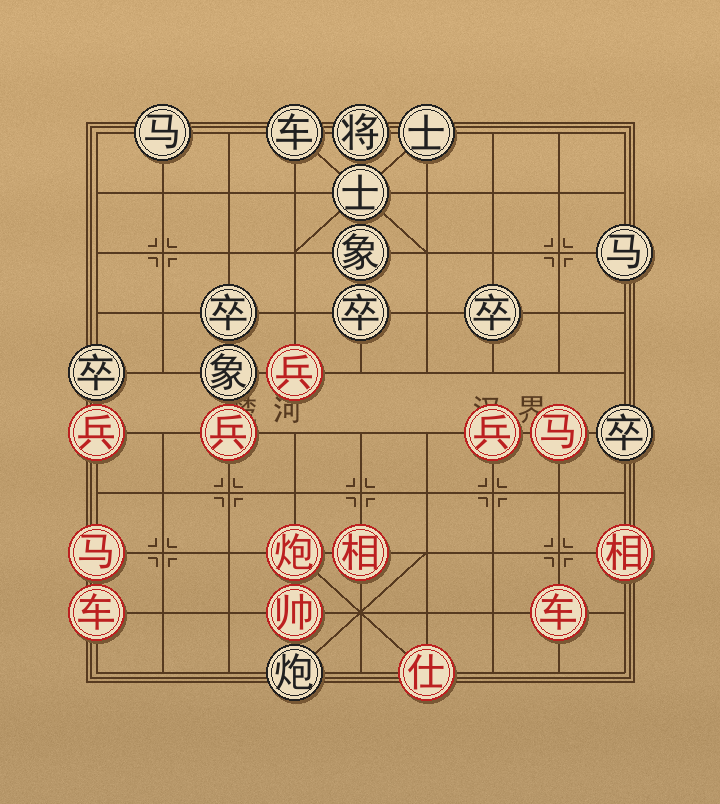
#> input picture fixture/board_end.png, 720 x 804 px
$ python -i geometry.py   (imports and definitions only)
#> lines starting #> are read from the running program, lines starting #| are printed output that depends on the picture
#> further down, picture is the input picture: shape (804, 720, 3); mean B, G, R 109.9, 154.5, 188.4
"""Detect the JJ board grid from a standard-start screenshot."""
from __future__ import annotations

from itertools import combinations

import cv2
import numpy as np


def _clusters(values, tolerance=14.0):
    groups = []
    for value in sorted(float(v) for v in values):
        if not groups or value - np.mean(groups[-1]) > tolerance:
            groups.append([value])
        else:
            groups[-1].append(value)
    return [(float(np.median(group)), len(group)) for group in groups]


def _best_axis(candidates, logical, max_error=10.0):
    """Fit observed clusters to known logical row/column indexes."""
    if len(candidates) < len(logical):
        return None
    best = None
    # Candidate lists are small (normally 9 x-clusters and 6 y-clusters).
    for chosen in combinations(candidates, len(logical)):
        observed = np.array([item[0] for item in chosen], dtype=float)
        counts = sum(item[1] for item in chosen)
        slope, intercept = np.polyfit(np.array(logical, dtype=float), observed, 1)
        residual = float(np.max(np.abs(observed - (intercept + slope * np.array(logical)))))
        score = residual - min(counts, 40) * 0.02
        if slope > 0 and (best is None or score < best[0]):
            best = (score, residual, float(intercept), float(slope))
    if best is None or best[1] > max_error:
        return None
    return best[2], best[3], best[1]


def detect_standard_geometry(image):
    """Return {ox, oy, dx, dy} for a standard 32-piece opening frame.

    The detector uses piece circles, then fits their centers to occupied opening
    rows 0/2/3/6/7/9 and all nine files.  It refuses non-opening or ambiguous
    frames instead of producing approximate click coordinates.
    """
    if image is None or image.ndim != 3:
        return None
    height, width = image.shape[:2]
#> height = 804; width = 720
    gray = cv2.cvtColor(image, cv2.COLOR_BGR2GRAY)
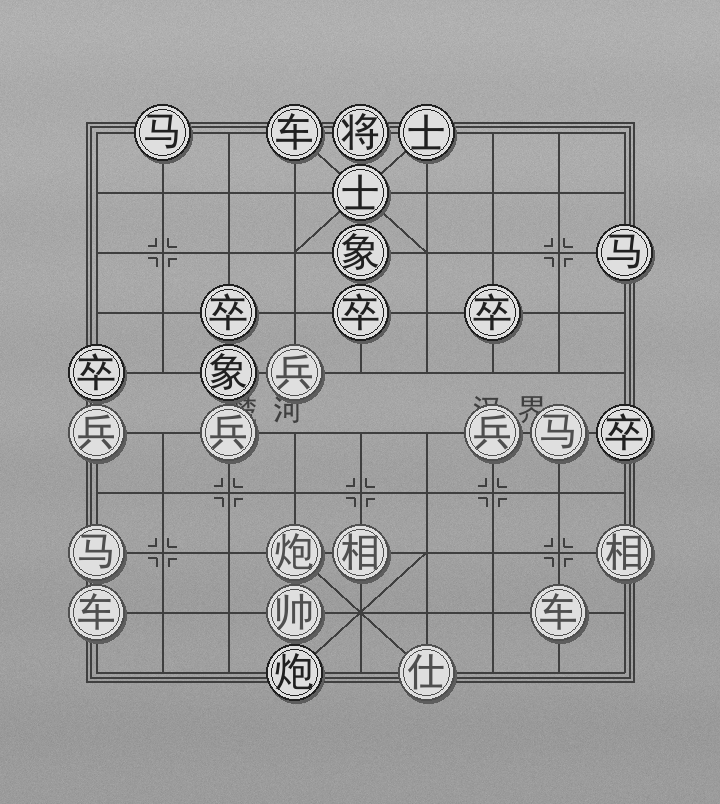
#> gray: shape (804, 720); min 32, max 223, mean 159.6
    gray = cv2.GaussianBlur(gray, (9, 9), 2)
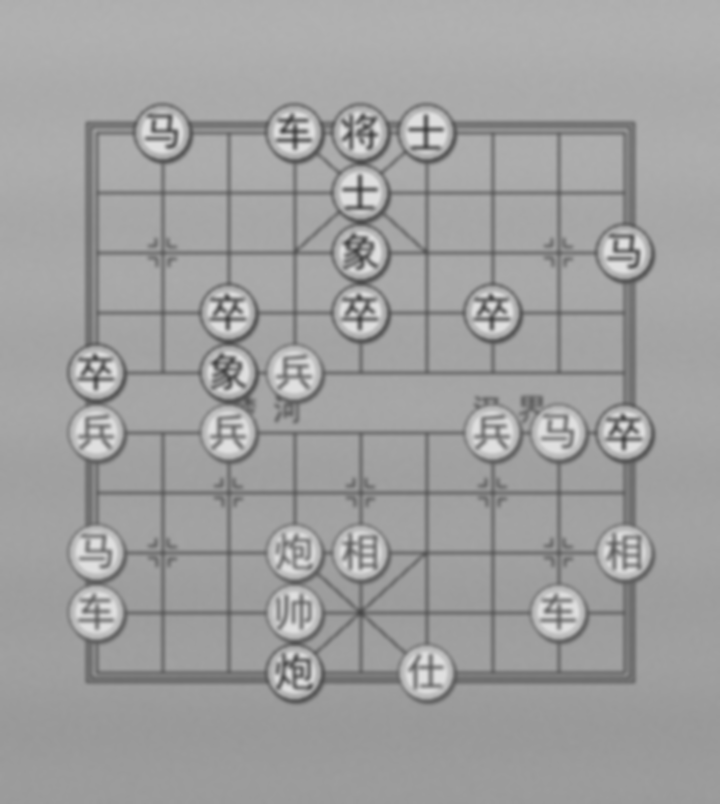
#> gray: shape (804, 720); min 66, max 223, mean 159.6
    scale = width / 1080.0
#> scale = 0.667
    circles = cv2.HoughCircles(
        gray, cv2.HOUGH_GRADIENT, dp=1.2,
        minDist=max(45, int(70 * scale)), param1=100, param2=45,
        minRadius=max(25, int(38 * scale)), maxRadius=max(40, int(66 * scale)))
#> circles = 27 rows, first 8: [360.6, 552.6, 30.76], [426.6, 672.6, 30.88], [228.6, 432.6, 31.12], [492.6, 432.6, 31.24], [558.6, 612.6, 25.84], [96.6, 432.6, 26.08], [96.6, 612.6, 26.08], [96.6, 552.6, 25.96]
    if circles is None:
        return None
    # The board occupies the central vertical band in the raw portrait frame.
    points = [(float(x), float(y)) for x, y, _ in circles[0]
              if 0.19 * height <= y <= 0.79 * height]
#> points = 21 items, first 6: (360.6, 552.6), (228.6, 432.6), (492.6, 432.6), (558.6, 612.6), (96.6, 432.6), (96.6, 612.6)
    x_clusters = [item for item in _clusters(x for x, _ in points) if item[1] >= 2]
#> x_clusters = [(96.6, 4), (228.6, 3), (294.6, 3), (360.6, 4), (492, 2), (558.6, 2), (625.8, 3)]
    # Cannon rows contain only two pieces in the opening, so two detections are
    # sufficient for a y-cluster. The six-row pattern rejects unrelated circles.
    y_clusters = [item for item in _clusters(y for _, y in points) if item[1] >= 2]
#> y_clusters = [(252.6, 2), (311.4, 3), (372.6, 3), (432.6, 5), (552.6, 4), (612.6, 3)]
    x_fit = _best_axis(x_clusters, list(range(9)), max_error=11 * scale)
    y_fit = _best_axis(y_clusters, [0, 2, 3, 6, 7, 9], max_error=12 * scale)
#> the loop in _best_axis (call 2), `for chosen in combinations(candidates, len(logical)):` made 1 pass
#> (observed, counts, slope, intercept, residual, score, best) on pass 1: ([252.6, 311.4, 372.6, 432.6, 552.6, 612.6], 20, 40.23, 241.4, 50.14, 49.74, (49.74, 50.14, 241.4, 40.23))
    if x_fit is None or y_fit is None:
        return None
    ox, dx, x_error = x_fit
    oy, dy, y_error = y_fit
    if not (0.08 * width < dx < 0.15 * width and
            0.045 * height < dy < 0.075 * height):
        return None
    return {"ox": round(ox, 3), "oy": round(oy, 3),
            "dx": round(dx, 3), "dy": round(dy, 3),
            "x_error": round(x_error, 3), "y_error": round(y_error, 3)}

>>> import cv2
>>> picture = cv2.imread('fixture/board_end.png')
>>> result = detect_standard_geometry(picture)

$ run again, on fixture/board_mid.png
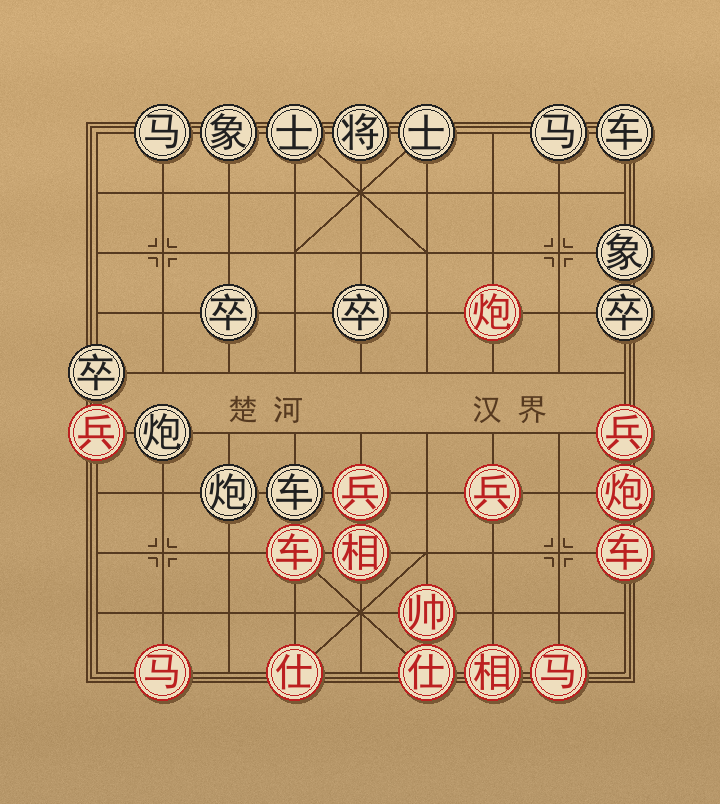
#> input picture fixture/board_mid.png, 720 x 804 px
#> picture is the input picture: shape (804, 720, 3); mean B, G, R 110.4, 154.7, 188.8
#> in detect_standard_geometry, `gray = cv2.cvtColor(image, cv2.COLOR_BGR2GRAY)`:
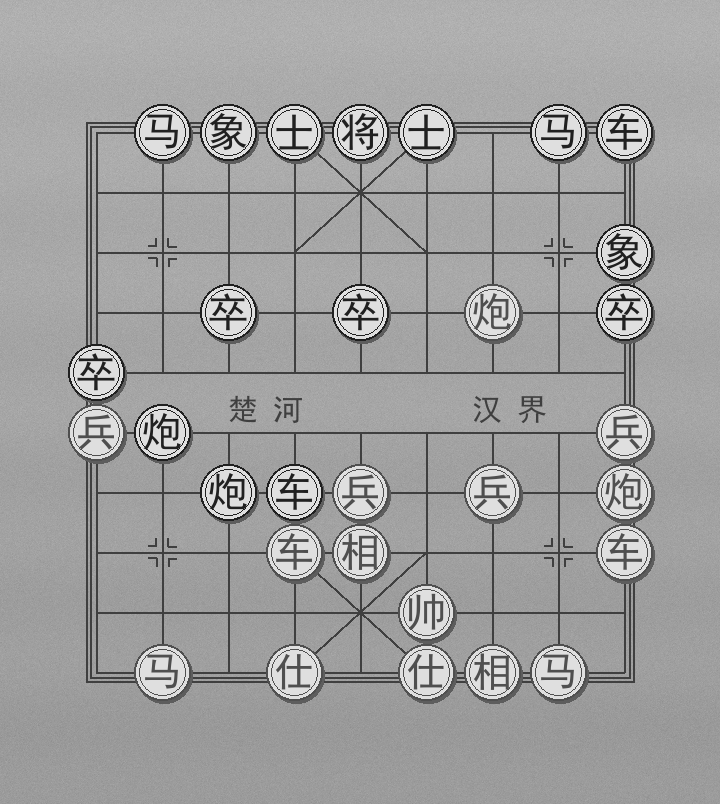
#> gray: shape (804, 720); min 32, max 223, mean 159.8
#> in detect_standard_geometry, `gray = cv2.GaussianBlur(gray, (9, 9), 2)`:
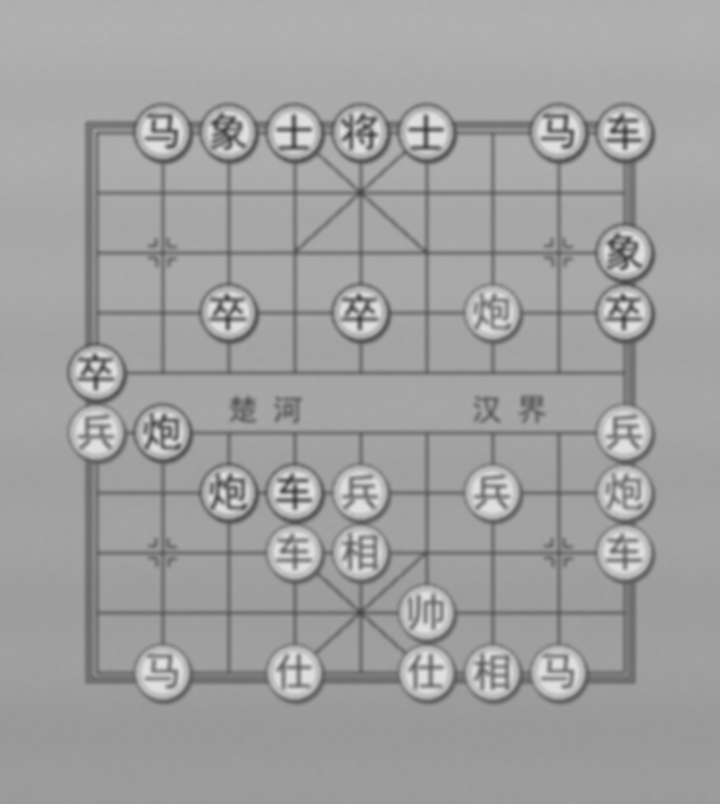
#> gray: shape (804, 720); min 66, max 223, mean 159.8
#> circles = 30 rows, first 8: [162.6, 432.6, 30.76], [360.6, 492.6, 30.76], [426.6, 612.6, 30.76], [624.6, 432.6, 30.76], [294.6, 672.6, 30.76], [558.6, 672.6, 31.36], [96.6, 432.6, 26.08], [492.6, 492.6, 25.84]
#> points = 18 items, first 6: (162.6, 432.6), (360.6, 492.6), (426.6, 612.6), (624.6, 432.6), (96.6, 432.6), (492.6, 492.6)
#> x_clusters = [(96, 2), (229.8, 2), (294, 2), (360.6, 3), (492.6, 2), (624.6, 5)]
#> y_clusters = [(313.2, 4), (432.6, 3), (492.6, 5), (552.6, 3)]

$ run again, on fixture/board_start.png
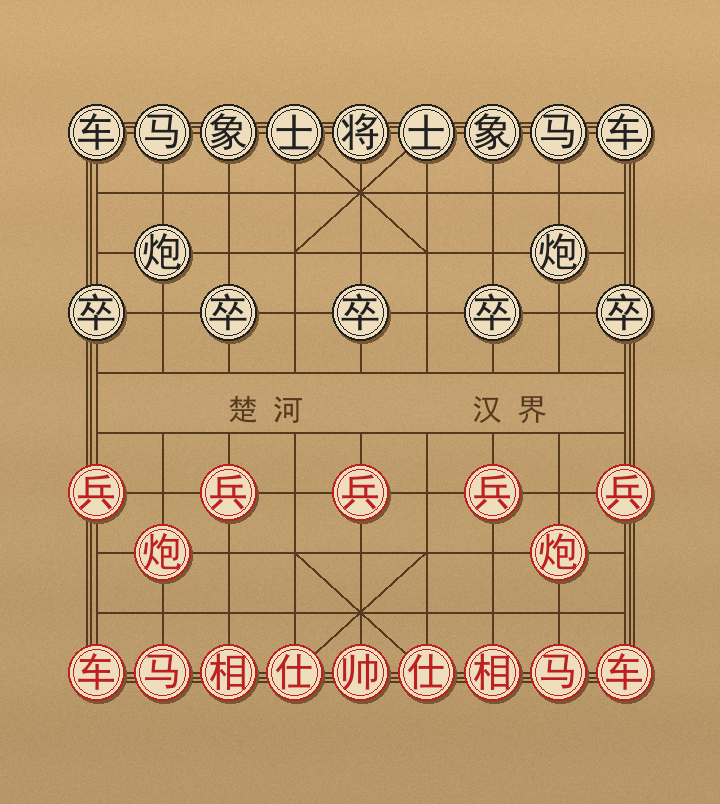
#> input picture fixture/board_start.png, 720 x 804 px
#> picture is the input picture: shape (804, 720, 3); mean B, G, R 110.8, 154.8, 189
#> in detect_standard_geometry, `gray = cv2.cvtColor(image, cv2.COLOR_BGR2GRAY)`:
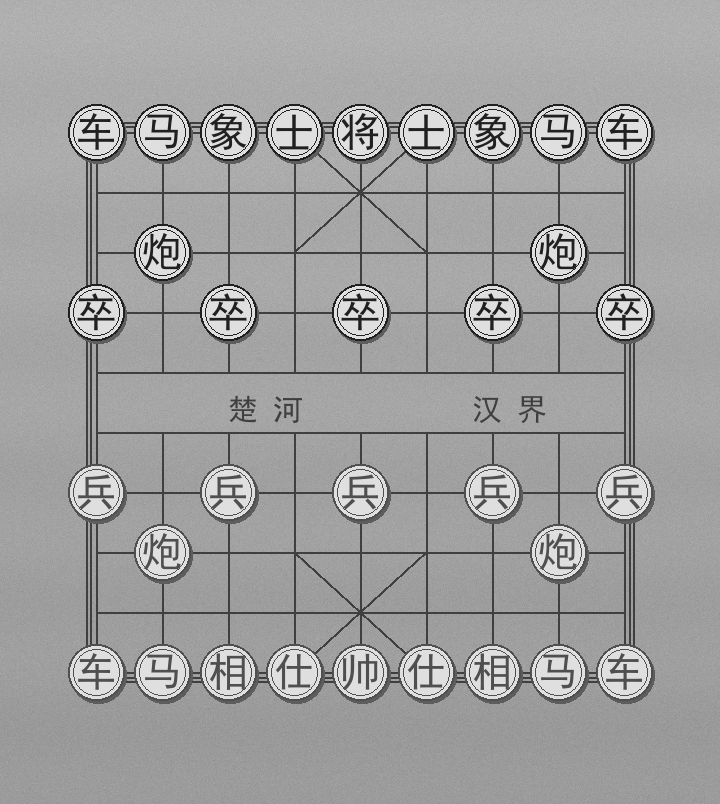
#> gray: shape (804, 720); min 32, max 223, mean 160
#> in detect_standard_geometry, `gray = cv2.GaussianBlur(gray, (9, 9), 2)`:
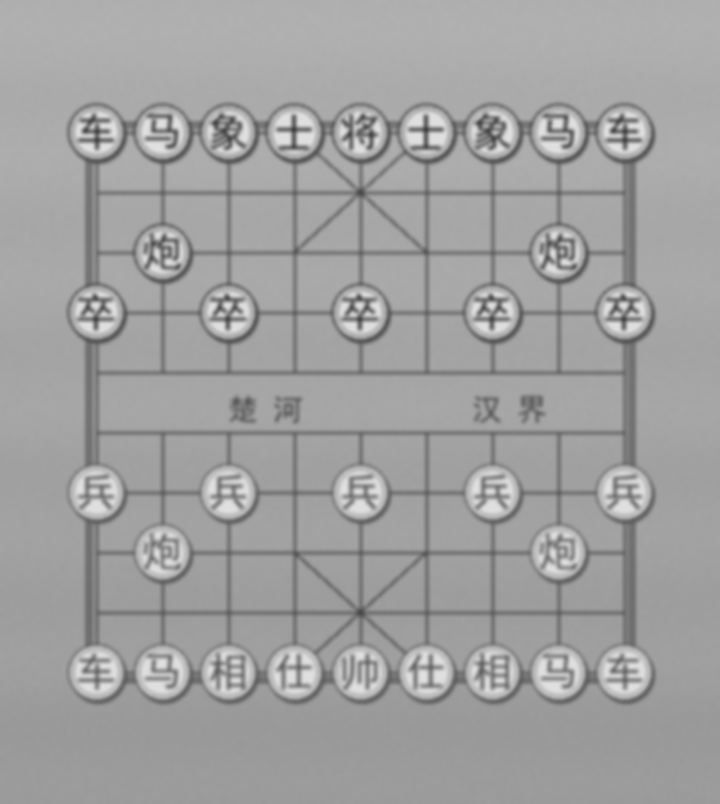
#> gray: shape (804, 720); min 66, max 223, mean 160
#> circles = 32 rows, first 8: [558.6, 252.6, 30.52], [162.6, 672.6, 31.12], [294.6, 672.6, 31.12], [162.6, 552.6, 30.52], [96.6, 312.6, 30.16], [228.6, 492.6, 30.52], [558.6, 552.6, 30.52], [558.6, 672.6, 31.36]
#> points = [(558.6, 252.6), (162.6, 552.6), (96.6, 312.6), (228.6, 492.6), (558.6, 552.6), (360.6, 492.6), (492.6, 492.6), (624.6, 492.6), (96.6, 492.6), (162.6, 253.8), (229.8, 315), (359.4, 311.4), (491.4, 311.4), (624.6, 313.8)]
#> x_clusters = [(96.6, 2), (162.6, 2), (229.2, 2), (360, 2), (492, 2), (558.6, 2), (624.6, 2)]
#> y_clusters = [(253.2, 2), (312.6, 5), (492.6, 5), (552.6, 2)]
